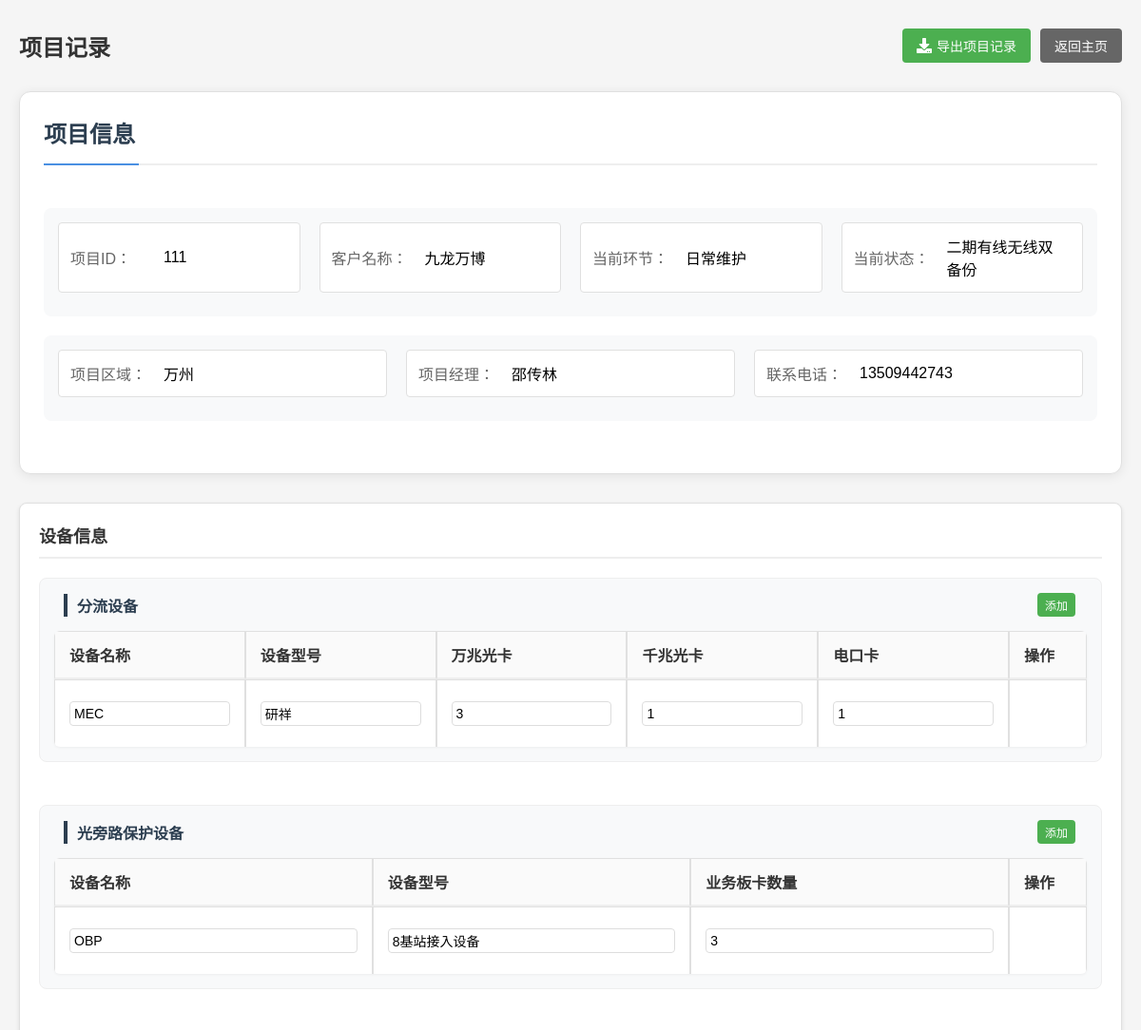
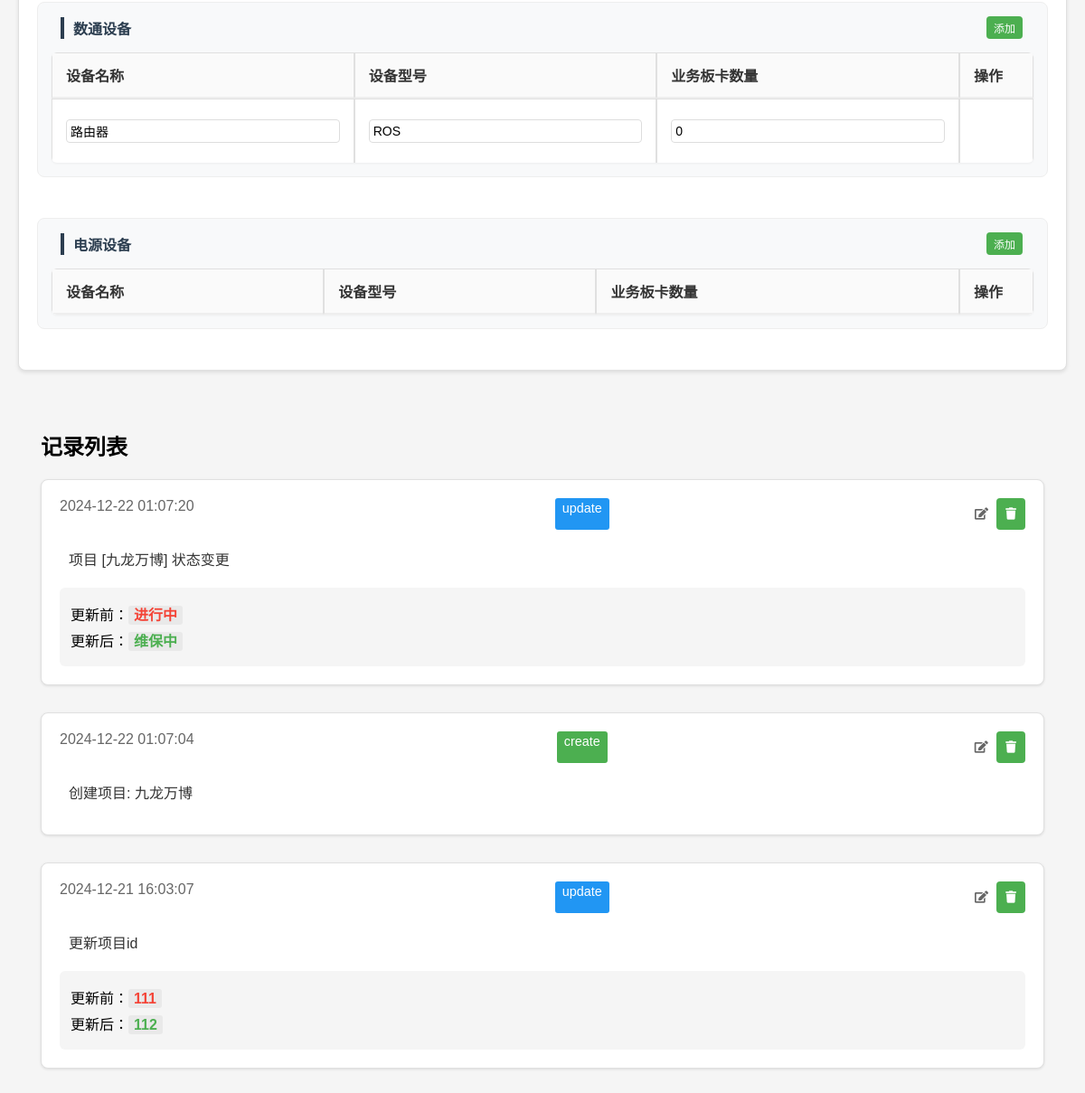
Page /project_history?project_id=111 on the committed database (2 pictures, top to bottom).
### tables this page shows
CREATE TABLE projects (
                id INTEGER PRIMARY KEY,
                client_name TEXT NOT NULL,
                stage TEXT,
                status TEXT,
                created_at TIMESTAMP,
                last_updated TIMESTAMP,
                notes TEXT,
                state TEXT,
                is_active INTEGER
            , area TEXT, manager TEXT, manager_phone TEXT);

CREATE TABLE devices (
                id INTEGER PRIMARY KEY AUTOINCREMENT,
                project_id INTEGER NOT NULL,
                device_type TEXT NOT NULL,  -- 设备类型：分流设备/光旁路保护设备/数通设备/电源设备
                device_name TEXT NOT NULL,  -- 设备名称
                model TEXT NOT NULL,        -- 设备型号
                mec_10g INTEGER,           -- 万兆光卡数量（仅分流设备）
                ge_optical INTEGER,        -- 千兆光卡数量（仅分流设备）
                electrical INTEGER,        -- 电口卡数量（仅分流设备）
                card_quantity INTEGER,     -- 业务板卡数量（非分流设备）
                created_at TIMESTAMP DEFAULT CURRENT_TIMESTAMP,
                FOREIGN KEY (project_id) REFERENCES projects(id) ON DELETE CASCADE
            );

CREATE TABLE project_history (
                id INTEGER PRIMARY KEY AUTOINCREMENT,
                project_id INTEGER,
                change_type TEXT,
                change_time TIMESTAMP,
                old_value TEXT,
                new_value TEXT,
                description TEXT,
                FOREIGN KEY (project_id) REFERENCES projects (id)
            );

### app.py (the view)
@app.route('/project_history')
def project_history():
    project_id = request.args.get('project_id')
    if not project_id:
        flash('请提供项目ID')
        return redirect(url_for('index'))
    history = manager.get_project_history(project_id=project_id)
    if not history:
        history = []
    project = manager.get_project(project_id)
    if not project:
        flash('项目不存在')
        return redirect(url_for('index'))
    devices = manager.get_project_devices(project_id)
    return render_template('history.html',
                         history=history,
                         project=project,
                         devices=devices)

### app.py (called while the page is built)
@app.template_filter('datetime')
def format_datetime(value):
    if isinstance(value, str):
        value = datetime.fromisoformat(value)
    return value.strftime('%Y-%m-%d %H:%M:%S')

### models.py (called while the page is built)
    def get_cursor(self):
        if not hasattr(self.local, 'cursor'):
            self.local.conn = sqlite3.connect('work_management.db', check_same_thread=False)
            self.local.cursor = self.local.conn.cursor()
        return self.local.cursor

    @property
    def cursor(self):
        return self.get_cursor()

### work_manager.py (called while the page is built, shortened)
    def get_project(self, project_id):
        project = self.db.cursor.execute('''
            SELECT id, client_name, stage, status, created_at, last_updated,
                   notes, state, is_active, area, manager, manager_phone
            FROM projects
            WHERE id = ?
        ''', (project_id,)).fetchone()
        if project:
            return {
                'id': project[0],
                'client_name': project[1],
                'stage': project[2],
                'status': project[3],
                'created_at': project[4],
                'last_updated': project[5],
                'notes': project[6],
                'state': project[7],
                'is_active': project[8],
                'area': project[9],
                'manager': project[10],
                'manager_phone': project[11]
            }
        return None

    def get_project_history(self, project_id=None, client_name=None):
        if project_id:
            return self.db.cursor.execute('''
                SELECT
                    h.id,
                    h.project_id,
                    h.change_type,
                    h.change_time,
                    h.old_value,
                    h.new_value,
                    h.description,
                    p.client_name
                FROM project_history h
                JOIN projects p ON h.project_id = p.id
                WHERE h.project_id = ?
                ORDER BY h.change_time DESC
            ''', (project_id,)).fetchall()

### templates/history.html (shortened to what this page needs)
<!DOCTYPE html>
<html>
<head>
    <link rel="stylesheet" href="{{ url_for('static', filename='style.css') }}">
    <link rel="stylesheet" href="https://cdnjs.cloudflare.com/ajax/libs/font-awesome/5.15.4/css/all.min.css">
</head>
<body>
    <div class="container">
        <div class="header-section">
            <h1>项目记录</h1>
            <div class="header-actions">
                <button onclick="exportProjectRecord()" class="export-btn">
                    <i class="fas fa-download"></i> 导出项目记录
                </button>
                <a href="{{ url_for('index') }}" class="back-btn">返回主页</a>
            </div>
        </div>
        {% if project %}
        <div class="project-info">
            <h2>项目信息</h2>
            <div class="project-details">
                <div class="info-group">
                    <div class="info-row">
                        <div class="info-item">
                            <label>项目ID：</label>
                            <span class="info-text" onclick="makeEditable(this, 'id', 'number')">{{ project.id }}</span>
                        </div>
                        <div class="info-item">
                            <label>客户名称：</label>
                            <span class="info-text" onclick="makeEditable(this, 'client_name', 'text')">{{ project.client_name }}</span>
                        </div>
                        <div class="info-item">
                            <label>当前环节：</label>
                            <span class="info-text" onclick="makeEditable(this, 'stage', 'select')">{{ project.stage }}</span>
                        </div>
                        <div class="info-item">
                            <label>当前状态：</label>
                            <span class="info-text" onclick="makeEditable(this, 'status', 'text')">{{ project.status }}</span>
                        </div>
                    </div>
                    <div class="info-row">
                        <div class="info-item">
                            <label>项目区域：</label>
                            <span class="info-text" onclick="makeEditable(this, 'area', 'text')">{{ project.area }}</span>
                        </div>
                        <div class="info-item">
                            <label>项目经理：</label>
                            <span class="info-text" onclick="makeEditable(this, 'manager', 'text')">{{ project.manager }}</span>
                        </div>
                        <div class="info-item">
                            <label>联系电话：</label>
                            <span class="info-text" onclick="makeEditable(this, 'manager_phone', 'text')">{{ project.manager_phone }}</span>
                        </div>
                    </div>
                </div>
            </div>
        </div>
        {% endif %}
        <div class="device-config-section">
            <h4 class="device-config-title">设备信息</h4>
            <div class="device-tables">
                <div class="device-table">
                    <div class="device-header">
                        <h5>分流设备</h5>
                        <button onclick="addDevice('分流设备')" class="add-btn">添加</button>
                    </div>
                    <table>
                        <thead>
                            <tr>
                                <th>设备名称</th>
                                <th>设备型号</th>
                                <th>万兆光卡</th>
                                <th>千兆光卡</th>
                                <th>电口卡</th>
                                <th>操作</th>
                            </tr>
                        </thead>
                        <tbody>
                            {% for device in devices %}
                            {% if device.type == '分流设备' %}
                            <tr data-id="{{ device.id }}">
                                <td><input type="text" class="device-input" value="{{ device.name }}" data-field="name"></td>
                                <td><input type="text" class="device-input" value="{{ device.model }}" data-field="model"></td>
                                <td><input type="number" class="device-input" value="{{ device.cards.mec_10g }}" data-field="mec_10g"></td>
                                <td><input type="number" class="device-input" value="{{ device.cards.ge_optical }}" data-field="ge_optical"></td>
                                <td><input type="number" class="device-input" value="{{ device.cards.electrical }}" data-field="electrical"></td>
                                <td>
                                </td>
                            </tr>
                            {% endif %}
                            {% endfor %}
                        </tbody>
                    </table>
                </div>
                {% for device_type in ['光旁路保护设备', '数通设备', '电源设备'] %}
                <div class="device-table">
                    <div class="device-header">
                        <h5>{{ device_type }}</h5>
                        <button onclick="addDevice('{{ device_type }}')" class="add-btn">添加</button>
                    </div>
                    <table>
                        <thead>
                            <tr>
                                <th>设备名称</th>
                                <th>设备型号</th>
                                <th>业务板卡数量</th>
                                <th>操作</th>
                            </tr>
                        </thead>
                        <tbody>
                            {% for device in devices %}
                            {% if device.type == device_type %}
                            <tr data-id="{{ device.id }}">
                                <td><input type="text" class="device-input" value="{{ device.name }}" data-field="name"></td>
                                <td><input type="text" class="device-input" value="{{ device.model }}" data-field="model"></td>
                                <td><input type="number" class="device-input" value="{{ device.card_quantity }}" data-field="card_quantity"></td>
                                <td>
                                </td>
                            </tr>
                            {% endif %}
                            {% endfor %}
                        </tbody>
                    </table>
                </div>
                {% endfor %}
            </div>
        </div>
        <div class="section">
            <h2>记录列表</h2>
            <div class="history-list">
                {% if history %}
                    {% for record in history %}
                    <div class="history-item" data-record-id="{{ record[0] }}">
                        <div class="history-header">
                            <span class="time">{{ record[3]|datetime }}</span>
                            <span class="type type-{{ record[2] }}">{{ record[2] }}</span>
                            <div class="record-actions">
                                <button class="edit-record-btn" onclick="editRecord('{{ record[0] }}')">
                                    <i class="fas fa-edit"></i>
                                </button>
                                <button class="delete-record-btn" onclick="deleteRecord('{{ record[0] }}')">
                                    <i class="fas fa-trash"></i>
                                </button>
                            </div>
                        </div>
                        <div class="history-content">
                            <p class="history-description" contenteditable="false">{{ record[6] }}</p>
                            {% if record[4] or record[5] %}
                            <div class="value-change">
                                {% if record[4] %}
                                <p>更新前：<span class="old-value">{{ record[4] }}</span></p>
                                {% endif %}
                                {% if record[5] %}
                                <p>更新后：<span class="new-value">{{ record[5] }}</span></p>
                                {% endif %}
                            </div>
                            {% endif %}
                        </div>
                    </div>
                    {% endfor %}
                {% else %}
                    <div class="no-records">
                        <p>暂无记录</p>
                    </div>
                {% endif %}
            </div>
        </div>
    </div>
</body>
</html>

### templates/history.html (style rules this page uses)
.device-input { width: 100%; padding: 4px; border: 1px solid #ddd; }
.device-table button { padding: 4px 8px; cursor: pointer; }
.header-section { display: flex; justify-content: space-between; align-items: center; margin-bottom: 20px; padding: 10px 0; }
.header-section h1 { margin: 0; font-size: 24px; color: #333; }
.header-actions { display: flex; gap: 10px; justify-content: flex-end; }
.export-btn, .back-btn { padding: 8px 15px; border: none; border-radius: 4px; cursor: pointer; font-size: 14px; display: flex; align-items: center; gap: 5px; text-decoration: none; transition: background-color 0.3s ease; }
.export-btn { background-color: #4CAF50; color: white; }
.back-btn { background-color: #666; color: white; }
.export-btn i { font-size: 16px; }

### rows in the picture
projects: id "111", client_name "九龙万博", stage "日常维护", status "二期有线无线双备份", area "万州", manager "邵传林", manager_phone "13509442743"
devices: name "MEC", model "研祥", cards.mec_10g "3", cards.ge_optical "1", cards.electrical "1"
devices: name "OBP", model "8基站接入设备", card_quantity "3"
devices: name "路由器", model "ROS", card_quantity "0"
project_history: change_time "2024-12-22 01:07:20", change_type "update", description "项目 [九龙万博] 状态变更", old_value "进行中", new_value "维保中"
project_history: change_time "2024-12-22 01:07:04", change_type "create", description "创建项目: 九龙万博"
project_history: change_time "2024-12-21 16:03:07", change_type "update", description "更新项目id", old_value "111", new_value "112"

### other values in the picture
{{ device_type }} "光旁路保护设备" "数通设备" "电源设备"
